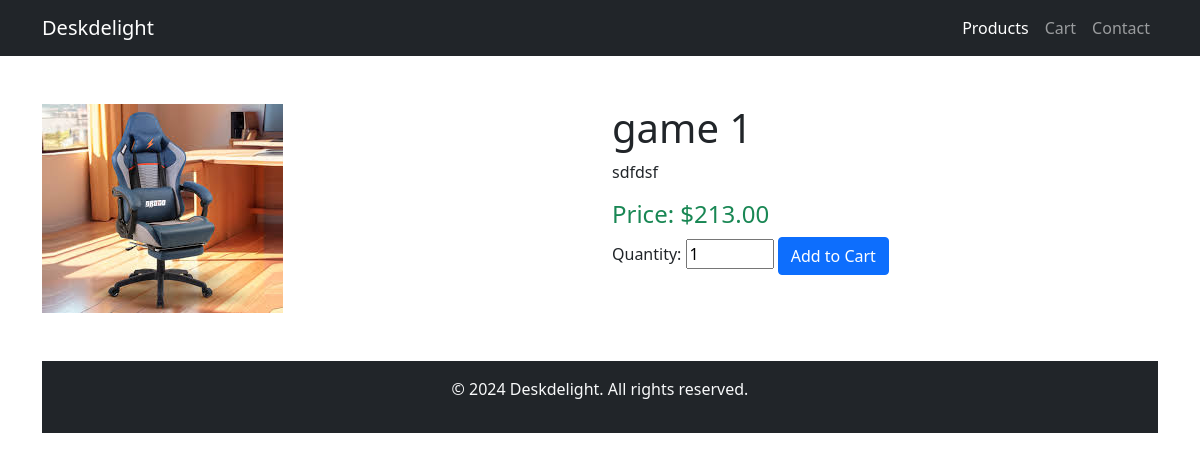
/product/1/, run on the app's committed database.
### myapp/models.py (models this page shows, shortened)
class Product(models.Model):
    CATEGORY_CHOICES = [
        ('chair', 'Chair'),
        ('table', 'Table'),
    ]
    name = models.CharField(max_length=255)
    description = models.TextField()
    price = models.DecimalField(max_digits=10, decimal_places=2)
    image = models.ImageField(upload_to='products/', default='products/default.jpg')
    category = models.CharField(
        max_length=50,
        choices=CATEGORY_CHOICES,
        default='chair'
    )
    quantity_available = models.PositiveIntegerField(default=0)

### myapp/views.py (the view)
# urls.py: path('product/<int:product_id>/', views.product_detail, name='product_detail'),  # Product detail view
def product_detail(request, product_id):
    product = get_object_or_404(Product, id=product_id)  # Fetch product by ID
    return render(request, 'product_detail.html', {'product': product})

### templates/product_detail.html (shortened to what this page needs)
{% load static %}
<!DOCTYPE html>
<html lang="en">
<head>
    <link href="https://cdn.jsdelivr.net/npm/bootstrap@5.1.3/dist/css/bootstrap.min.css" rel="stylesheet">
</head>
<body>
    <nav class="navbar navbar-expand-lg navbar-dark bg-dark">
        <div class="container">
            <a class="navbar-brand" href="{% url 'index' %}">Deskdelight</a>
            <div class="collapse navbar-collapse" id="navbarNav">
                <ul class="navbar-nav ms-auto">
                    <li class="nav-item">
                        <a class="nav-link active" href="{% url 'product_page' %}">Products</a>
                    </li>
                    <li class="nav-item">
                        <a class="nav-link" href="{% url 'cart_page' %}">Cart</a>
                    </li>
                    <li class="nav-item">
                        <a class="nav-link" href="{% url 'contact_page' %}">Contact</a>
                    </li>
                </ul>
            </div>
        </div>
    </nav>
    <div class="container mt-5">
        <div class="row">
            <div class="col-md-6">
                <img src="{{ product.image.url }}" alt="{{ product.name }}" class="img-fluid">
            </div>
            <div class="col-md-6">
                <h1>{{ product.name }}</h1>
                <p>{{ product.description }}</p>
                <h4 class="text-success">Price: ${{ product.price }}</h4>
                <form method="POST" action="{% url 'add_to_cart' product.id %}">
                    <div class="mb-3">
                        <label for="quantity">Quantity:</label>
                        <input type="number" id="quantity" name="quantity" min="1" max="{{ product.quantity_available }}" value="1">
                        <button type="submit" class="btn btn-primary">Add to Cart</button>
                </form>
            </div>
        </div>
    </div>
    <footer class="bg-dark py-3 mt-5 text-center text-light">
        <p>&copy; 2024 Deskdelight. All rights reserved.</p>
    </footer>
</body>
</html>

### data on the page
Product: image (picture), name "game 1", description "sdfdsf", price "213.00"
